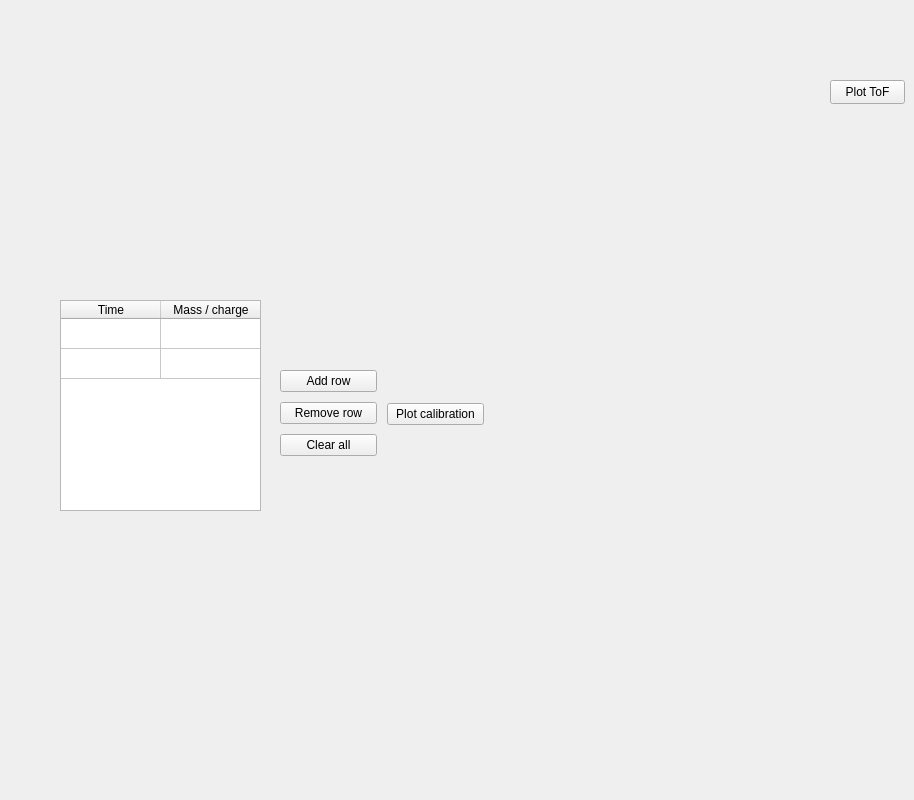
    <widget class="QWidget" name="tab">
     <attribute name="title">
      <string>Mass calibration</string>
     </attribute>
     <widget class="PlotWidget" name="ToFWidget_3" native="true">
      <property name="geometry">
       <rect>
        <x>40</x>
        <y>20</y>
        <width>761</width>
        <height>251</height>
       </rect>
      </property>
      <property name="sizePolicy">
       <sizepolicy hsizetype="Expanding" vsizetype="Preferred">
        <horstretch>0</horstretch>
        <verstretch>0</verstretch>
       </sizepolicy>
      </property>
     </widget>
     <widget class="QTableWidget" name="massCaliTable">
      <property name="geometry">
       <rect>
        <x>60</x>
        <y>300</y>
        <width>201</width>
        <height>211</height>
       </rect>
      </property>
      <property name="horizontalScrollBarPolicy">
       <enum>Qt::ScrollBarAlwaysOff</enum>
      </property>
      <property name="showGrid">
       <bool>true</bool>
      </property>
      <property name="sortingEnabled">
       <bool>false</bool>
      </property>
      <property name="rowCount">
       <number>2</number>
      </property>
      <property name="columnCount">
       <number>2</number>
      </property>
      <attribute name="verticalHeaderVisible">
       <bool>false</bool>
      </attribute>
      <row>
       <property name="text">
        <string>Row 1</string>
       </property>
      </row>
      <row>
       <property name="text">
        <string>Row 2</string>
       </property>
      </row>
      <column>
       <property name="text">
        <string>Time</string>
       </property>
      </column>
      <column>
       <property name="text">
        <string>Mass / charge</string>
       </property>
      </column>
     </widget>
     <widget class="PlotWidget" name="calibrationFitWidget" native="true">
      <property name="geometry">
       <rect>
        <x>520</x>
        <y>280</y>
        <width>281</width>
        <height>251</height>
       </rect>
      </property>
      <property name="sizePolicy">
       <sizepolicy hsizetype="Expanding" vsizetype="Preferred">
        <horstretch>0</horstretch>
        <verstretch>0</verstretch>
       </sizepolicy>
      </property>
     </widget>
     <widget class="PlotWidget" name="massCaliToF" native="true">
      <property name="geometry">
       <rect>
        <x>40</x>
        <y>540</y>
        <width>761</width>
        <height>251</height>
       </rect>
      </property>
      <property name="sizePolicy">
       <sizepolicy hsizetype="Expanding" vsizetype="Preferred">
        <horstretch>0</horstretch>
        <verstretch>0</verstretch>
       </sizepolicy>
      </property>
     </widget>
     <widget class="QWidget" name="layoutWidget_2">
      <property name="geometry">
       <rect>
        <x>280</x>
        <y>370</y>
        <width>204</width>
        <height>88</height>
       </rect>
      </property>
      <layout class="QHBoxLayout" name="horizontalLayout_5">
       <property name="spacing">
        <number>10</number>
       </property>
       <item>
        <layout class="QGridLayout" name="gridLayout_7">
         <item row="0" column="0">
          <widget class="QPushButton" name="massCaliAddButton">
           <property name="text">
            <string>Add row</string>
           </property>
          </widget>
         </item>
         <item row="2" column="0">
          <widget class="QPushButton" name="massCaliClearButton">
           <property name="text">
            <string>Clear all</string>
           </property>
          </widget>
         </item>
         <item row="1" column="0">
          <widget class="QPushButton" name="massCaliRemoveButton">
           <property name="text">
            <string>Remove row</string>
           </property>
          </widget>
         </item>
        </layout>
       </item>
       <item>
        <layout class="QGridLayout" name="gridLayout_8">
         <item row="0" column="0">
          <widget class="QPushButton" name="plotMassCali">
           <property name="text">
            <string>Plot calibration</string>
           </property>
          </widget>
         </item>
        </layout>
       </item>
      </layout>
     </widget>
     <widget class="QPushButton" name="plotToF_3">
      <property name="geometry">
       <rect>
        <x>830</x>
        <y>80</y>
        <width>75</width>
        <height>24</height>
       </rect>
      </property>
      <property name="text">
       <string>Plot ToF</string>
      </property>
     </widget>
    </widget>
